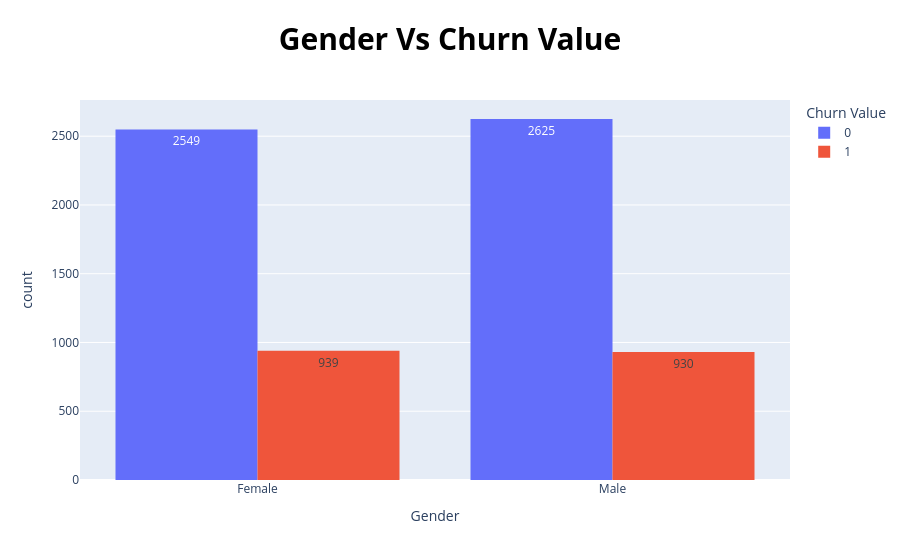

The notebook cell this image was saved under:
### Markdown cell above
that actually not a reason for customers to left , percentage of senior citizen is small already

### Code cell
algorithm.pie_chart('Gender' , data_frame)
algorithm.bar_pixel_plot(data_frame , 'Gender' , 'Churn Value')

### Figure 1 — Plotly figure (JSON) as saved in the notebook; plotly's stock layout.template omitted (floating-point values rounded to 4 significant figures)
{"data": [{"alignmentgroup": "True", "bingroup": "x", "histfunc": "sum", "hovertemplate": "Churn Value=0<br>Gender=%{x}<br>sum of count=%{y}<extra></extra>", "legendgroup": "0", "marker": {"color": "#636efa", "pattern": {"shape": ""}}, "name": "0", "offsetgroup": "0", "orientation": "v", "showlegend": true, "texttemplate": "%{value}", "type": "histogram", "x": ["Female", "Male"], "xaxis": "x", "y": [2549, 2625], "yaxis": "y"}, {"alignmentgroup": "True", "bingroup": "x", "histfunc": "sum", "hovertemplate": "Churn Value=1<br>Gender=%{x}<br>sum of count=%{y}<extra></extra>", "legendgroup": "1", "marker": {"color": "#EF553B", "pattern": {"shape": ""}}, "name": "1", "offsetgroup": "1", "orientation": "v", "showlegend": true, "texttemplate": "%{value}", "type": "histogram", "x": ["Female", "Male"], "xaxis": "x", "y": [939, 930], "yaxis": "y"}], "layout": {"barmode": "group", "legend": {"title": {"text": "Churn Value"}, "tracegroupgap": 0}, "title": {"font": {"color": "black", "size": 30}, "text": "<b>Gender Vs Churn Value", "x": 0.5}, "xaxis": {"anchor": "y", "domain": [0, 1], "title": {"text": "Gender"}}, "yaxis": {"anchor": "x", "domain": [0, 1], "title": {"text": "count"}}}}
